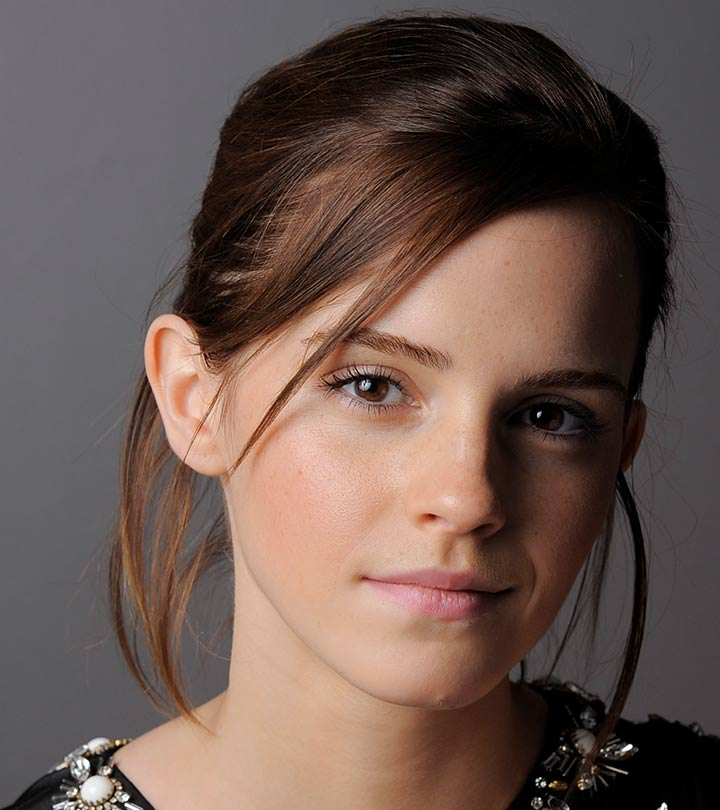
#> input picture images/emma.jpg, 720 x 810 px, found by its file name
$ jupyter execute --allow-errors inclass_2024_07_03.ipynb   (shell and % lines are left out)
#> lines starting #> are read from the running program, lines starting #| are printed output that depends on the picture
  **Intensity Transformations: Introduction**

[cell 1]
# [5 lines of commented-out code are left out]

**Identity Transform**

[cell 2]
# Identity Transfrom - line mapping of one

import cv2 as cv
import numpy as np
import matplotlib.pyplot as plt

transform = np.arange(0, 256).astype('uint8')
fig, ax = plt.subplots()
ax.plot(transform)
ax.set_xlabel(r'Input, $f(\mathbf{x})$')
ax.set_ylabel('Output, $\mathrm{T}[f(\mathbf{x})]$')
ax.set_xlim(0,255)
ax.set_ylim(0,255)
ax.set_aspect('equal')
# plt.savefig('transform.png')
plt.show()
#> figure, not shown here; curve peaks at x = 255, y = 255

path = 'D:\semester 5\EN3160\images\emma.jpg'
img_orig = cv.imread(path, cv.IMREAD_GRAYSCALE)
#> img_orig: shape (810, 720); min 0, max 255, mean 92.3
img_color = cv.imread(path, cv.IMREAD_COLOR)
#> img_color is the input picture: shape (810, 720, 3); mean B, G, R 80.1, 87.4, 106.8
cv.namedWindow("Image", cv.WINDOW_AUTOSIZE)
cv.imshow("Image", img_orig)
cv.waitKey(0)
image_transformed = cv.LUT(img_orig, transform)
cv.imshow("Image", img_color)
cv.waitKey(0)
cv.destroyAllWindows()
cv.waitKey(1)

[cell 3]
import cv2 as cv
import numpy as np
import matplotlib.pyplot as plt

f = cv.imread('D:\semester 5\EN3160\images\emma.jpg', cv.IMREAD_GRAYSCALE)
assert f is not None
t = np.arange(256, dtype=np.uint8)
#g = t[f]
g = cv.LUT(f, t)  #same as above , t is a lookup table

fig, ax = plt.subplots(1, 3, figsize=(10,5))
ax[0].plot(t, 'r', label='Transformation')
ax[1].imshow(f, cmap='gray')
ax[1].set_title('Original')
ax[1].axis('off')
ax[2].imshow(t[f], cmap='gray')
ax[2].set_title('Transformed')
ax[2].axis('off')
plt.show()
#> figure, not shown here; panel 1: curve peaks at x = 255, y = 255

**Negative Transformation**
<br>
g(x) = 255 - f(x)

[cell 4]
import cv2 as cv
import numpy as np
import matplotlib.pyplot as plt

f = cv.imread('D:\semester 5\EN3160\images\emma.jpg', cv.IMREAD_GRAYSCALE)
assert f is not None
t = np.arange(255, -1, -1, dtype=np.uint8)
g = cv.LUT(f, t)

cv.namedWindow('Image', cv.WINDOW_AUTOSIZE)
cv.imshow('Image', f)
cv.waitKey(0)
cv.imshow('Image', g)
cv.waitKey(0)
cv.destroyAllWindows()

[cell 5]
import cv2 as cv
import numpy as np
import matplotlib.pyplot as plt

f = cv.imread('images/Fig0304(a)(breast_digital_Xray).tif', cv.IMREAD_GRAYSCALE)
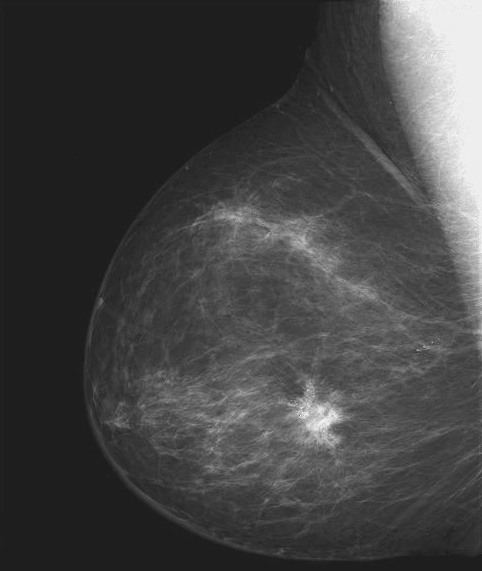
#> input picture images/Fig0304(a)(breast_digital_Xray).tif, 482 x 571 px
#> f is the input picture: shape (571, 482); min 21, max 255, mean 66.7
assert f is not None
t = np.arange(255, -1, -1, dtype=np.uint8)
g = cv.LUT(f, t)
#> g: shape (571, 482)

fig, ax = plt.subplots(1, 2, figsize=(10,5))
ax[0].imshow(f, cmap='gray')
ax[0].set_title('Original')
ax[0].axis('off')
ax[1].imshow(t[f], cmap='gray')
ax[1].set_title('Transformed')
ax[1].axis('off')
plt.show()

**Intensity Windowing**

[cell 6]
import cv2 as cv
import numpy as np
import matplotlib.pyplot as plt

c = np.array([(100,50), (150,200)])

t1 = np.linspace(0, c[0,1], c[0,0] + 1 - 0).astype('uint8')
t2 = np.linspace(c[0,1] + 1, c[1,1], c[1,0] - c[0,0]).astype('uint8')
t3 = np.linspace(c[1,1] + 1, 255, 255-c[1,0]).astype('uint8')

transform = np.concatenate((t1,t2), axis=0).astype('uint8')
transform = np.concatenate((transform, t3), axis=0).astype('uint8')
print(len(transform))

fig, ax = plt.subplots()
ax.plot(transform)
ax.set_xlabel(r'Input, $f(\mathbf{x})$')
ax.set_ylabel('Output, $\mathrm{T}[f(\mathbf{x})]$')
ax.set_xlim(0,255)
ax.set_ylim(0,255)
ax.set_aspect('equal')
plt.show()
#> figure, not shown here; curve peaks at x = 255, y = 255

img_orig = cv.imread('D:\semester 5\EN3160\images\emma.jpg ', cv.IMREAD_GRAYSCALE)
cv.namedWindow("Image", cv.WINDOW_AUTOSIZE)
cv.imshow("Image", img_orig)
cv.waitKey(0)
#> (the rest of this cell did not finish here and is left out)

[cell 7]
# Intensity Windowing

import cv2 as cv
import numpy as np
import matplotlib.pyplot as plt

c = np.array([(100, 50), (200, 150)])

t1 = np.linspace(0, c[0,1], c[0,0] + 1).astype('uint8')
print(len(t1))
t2 = np.linspace(c[0,1] + 1, c[1,1], c[1,0] - c[0,0]).astype('uint8')
print(len(t2))
t3 = np.linspace(c[1,1] + 1, 255, 255 - c[1,0]).astype('uint8')
print(len(t3))

transform = np.concatenate((t1, t2), axis=0).astype('uint8')
transform = np.concatenate((transform, t3), axis=0).astype('uint8')
print(len(transform))

fig, ax = plt.subplots()
ax.plot(transform)
ax.set_xlabel(r'Input, $f(\mathbf{x})$')
ax.set_ylabel('Output, $\mathrm{T}[f(\mathbf{x})]$')
ax.set_xlim(0,255)
ax.set_ylim(0,255)
ax.set_aspect('equal')
# plt.savefig('transform.png')
plt.show()
#> figure, not shown here; curve peaks at x = 255, y = 255


img_orig = cv.imread('D:\semester 5\EN3160\images\emma.jpg', cv.IMREAD_GRAYSCALE)
cv.namedWindow("Image", cv.WINDOW_AUTOSIZE)
cv.imshow("Image", img_orig)
cv.waitKey(0)
image_transformed = cv.LUT(img_orig, transform)
cv.imshow("Image", image_transformed)
cv.waitKey(0)
cv.destroyAllWindows()
cv.waitKey(1)

**Gamma Correction**
<br>
<br>
Values of gamma such that 0 < gamma < 1 map a narrow range of dark pixels to a wider range of dark pixels. (enhance the dark areas of an image)
<br>
gamma = 1 gives the identity transform.
<br>
gamma > 1 enhance the brighter areas

#> (a cell that did not finish here is left out)

**Plots of Gamma**

[cell 9]
import numpy as np
import matplotlib.pyplot as plt

fig, ax = plt.subplots()
gamma = [0.2, 0.5, 1, 2, 5]
for g in gamma:
    table = np.array([(i/255.0)**(g)*255.0 for i in np.arange(0,256)]).astype('uint8')
    ax.plot(table, label=r'$\gamma = {g}$'.format(g=g))
ax.legend(loc='best')
ax.set_xlim(0,255)
ax.set_ylim(0,255)
ax.set_aspect('equal')
ax.set_xlabel(r'Input, $f(\mathbf{x})$')
ax.set_ylabel('Output, $\mathrm{T}[f(\mathbf{x})]$')
plt.savefig('transform.png')
#> figure, not shown here; curve peaks at x = 255, y = 255; curve peaks at x = 255, y = 255; curve peaks at x = 255, y = 255
plt.show()

[cell 10]
#gamma correction

import cv2 as cv
import numpy as np
import matplotlib.pyplot as plt

f = cv.imread('D:\semester 5\EN3160\images\Fig0309(a)(washed_out_aerial_image).tif', cv.IMREAD_GRAYSCALE)
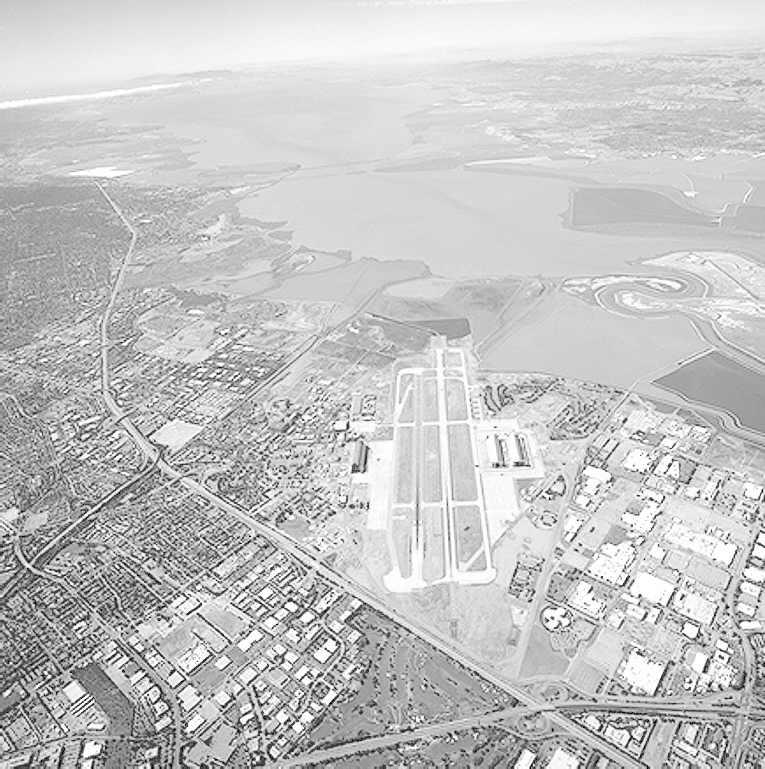
#> input picture images/Fig0309(a)(washed_out_aerial_image).tif, 765 x 769 px, found by its file name
#> f is the input picture: shape (769, 765); min 0, max 255, mean 197.1
assert f is not None

gamma = 5
t = np.array([(i/255.0)**gamma*255 for i in range(256)], dtype=np.uint8)
g = cv.LUT(f,t)
#> g: shape (769, 765)

fig, ax = plt.subplots(1, 2, figsize=(10,5))
ax[0].imshow(f, cmap='gray')
ax[0].set_title('Original')
ax[0].axis('off')
ax[1].imshow(g, cmap='gray')
#Set title with gamma value

ax[1].set_title('Transformed with $\gamma = {0} $'.format(gamma))
ax[1].axis('off')
plt.show()

[cell 11]
# Gamma Correction

import cv2 as cv
import matplotlib.pyplot as plt
import numpy as np

gamma = 5
table = np.array([(i/255.0)**(gamma)*255.0 for i in np.arange(0,256)]).astype('uint8')

fig, ax = plt.subplots()
ax.plot(table)
ax.set_xlabel(r'Input, $f(\mathbf{x})$')
ax.set_ylabel('Output, $\mathrm{T}[f(\mathbf{x})]$')
ax.set_xlim(0,255)
ax.set_ylim(0,255)
ax.set_aspect('equal')
# plt.savefig('transform.png')
plt.show()
#> figure, not shown here; curve peaks at x = 255, y = 255

img_orig = cv.imread('D:\semester 5\EN3160\images\Fig0309(a)(washed_out_aerial_image).tif', cv.IMREAD_COLOR)

cv.namedWindow("Image", cv.WINDOW_AUTOSIZE)
cv.imshow("Image", img_orig)
cv.waitKey(0)

img_gamma = cv.LUT(img_orig, table)
cv.namedWindow("Gamma Corrected", cv.WINDOW_AUTOSIZE)
cv.imshow("Gamma Corrected", img_gamma)

cv.waitKey(0)
cv.destroyAllWindows()
cv.waitKey(1)

**Histograms**
<br>
<br>
1. We can represent the intensity distribution over the range of intensities [0, 255], using a histogram.
<br>
2. If *h* is the histogram of a particular image, *h*(r<sub>k</sub>) gives us how many pixels have the intensity *r*<sub>k</sub>.
<br>
3. The histogram of a digital image with gray values in the range [0,L-1] is a discrete function h(r<sub>k</sub>) = n<sub>k</sub> where r<sub>k</sub> is the kth gray level and n<sub>k</sub> is the number of pixels having gray level *r*<sub>k</sub>.
<br>
4. We can normalize the histogram by dividing by the total number of pixels n. Then we have an estimate of the probability of occurrence of level r<sub>k</sub> , i.e. , *p*(r<sub>k</sub>) = *n*<sub>k</sub>/n.
<br>
5. The histogram that we described above had *L* bins. we can construct a coarser histogram by selecting a smaller number of bins than *L*. Then several adjacent values of *k* will be counted for a bin.

**Image Properties though the Histogram**
<br>
<br>
1. If the image is dark, histogram will have many values in the left region, that correspond to dark pixels.
<br>
2. If the image is bright, histogram will have many values in the right region, that correspond to bright pixels.
<br>
3. If a significant number of pixels are dark and a signifiacant number of pixels are bright, the histogram will have two modes, one in the left region and the other in the right region.
<br>
4. A flat histogram signifies that the image has a uniform distribution of all intensities. Then, the contrast is high, and image will look vibrant.

**Histogram of a Grayscale Image**

[cell 12]
# Histogram of a Grayscale Image
import cv2 as cv
import numpy as np
import matplotlib.pyplot as plt

img = cv.imread('D:\semester 5\EN3160\images\girl.jpg', cv.IMREAD_GRAYSCALE)
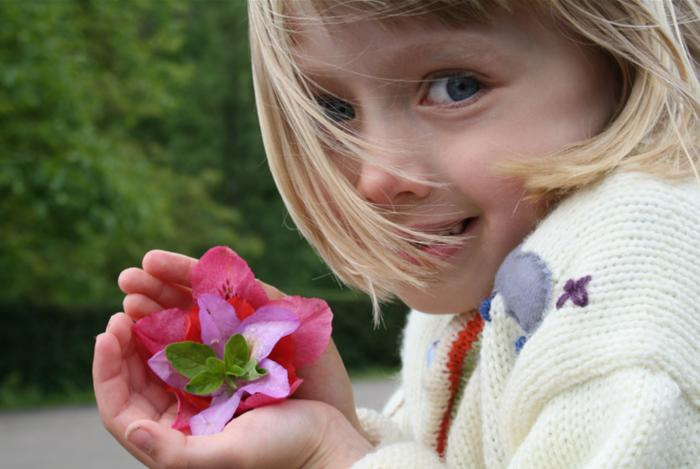
#> input picture images/girl.jpg, 700 x 469 px, found by its file name
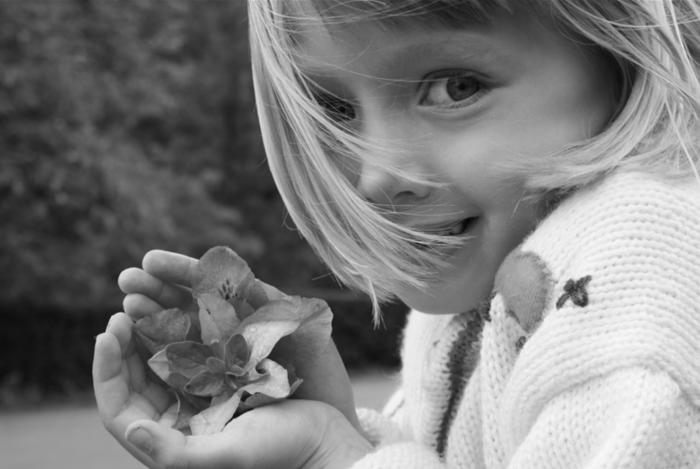
#> img: shape (469, 700); min 2, max 251, mean 125.8
hist = cv.calcHist([img], [0], None, [256], [0,256])
#> hist = 256 values, max 2656 at index 69, min 0 at index 0, mean 1282.4
plt.plot(hist)
plt.xlim([0,256])
plt.show()
#> figure, not shown here; curve peaks at x = 69, y = 2656

**Histogram of a colour Image**

[cell 13]
# Histogram of a Color Image
import cv2 as cv
import numpy as np
import matplotlib.pyplot as plt

img = cv.imread('D:\semester 5\EN3160\images\girl.jpg', cv.IMREAD_COLOR)
#> img is the input picture: shape (469, 700, 3); mean B, G, R 108.3, 123.9, 136.1
color = ('b', 'g', 'r')
for i, c in enumerate(color):
    hist = cv.calcHist([img], [i], None, [256], [0,256])
    plt.plot(hist, color = c)
    plt.xlim([0,256])
plt.show()
#> figure, not shown here; curve peaks at x = 36, y = 3453; curve peaks at x = 83, y = 2760; curve peaks at x = 230, y = 2658

**Gamma and Histograms**

[cell 14]
# Gamma and Histograms

import cv2 as cv
import matplotlib.pyplot as plt
import numpy as np

img_orig = cv.imread('D:\semester 5\EN3160\images\girl.jpg', cv.IMREAD_COLOR)

gamma = 2
table = np.array([(i/255.0)**(1/gamma)*255.0 for i in np.arange(0,256)]).astype('uint8')
img_gamma = cv.LUT(img_orig, table)
#> img_gamma: shape (469, 700, 3)

img_orig = cv.cvtColor(img_orig, cv.COLOR_BGR2RGB)
#> img_orig: shape (469, 700, 3)
img_gamma = cv.cvtColor(img_gamma, cv.COLOR_BGR2RGB)

f, axarr = plt.subplots(3,2)
axarr[0,0].imshow(img_orig)
axarr[0,1].imshow(img_gamma)

color = ('b', 'g', 'r')
for i, c in enumerate(color):
    hist_orig = cv.calcHist([img_orig], [i], None, [256], [0,256])
    axarr[1,0].plot(hist_orig, color = c)
    hist_gamma = cv.calcHist([img_gamma], [i], None, [256], [0,256])
    axarr[1,1].plot(hist_gamma, color = c)

axarr[2,0].plot(table)
axarr[2,0].set_xlim(0,255)
axarr[2,0].set_ylim(0,255)
axarr[2,0].set_aspect('equal')
#> figure, not shown here; panel 3: curve peaks at x = 230, y = 2658; panel 3: curve peaks at x = 83, y = 2760; panel 3: curve peaks at x = 36, y = 3453; panel 4: curve peaks at x = 241, y = 5087

**Histogram Equalization Using OpenCV**

[cell 15]
import cv2 as cv
import numpy as np
import matplotlib.pyplot as plt

f = cv.imread('D:\semester 5\EN3160\images\shells.tif', cv.IMREAD_GRAYSCALE)
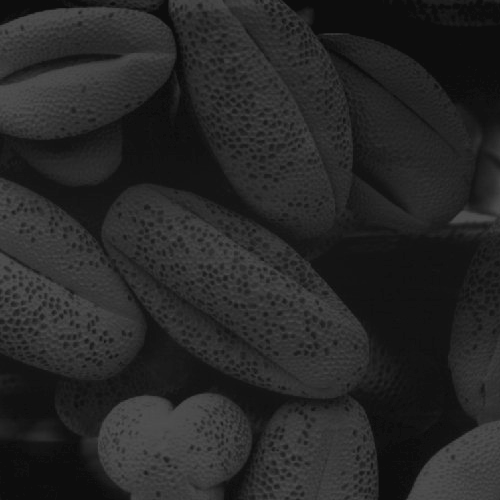
#> input picture images/shells.tif, 500 x 500 px, found by its file name
#> f is the input picture: shape (500, 500); min 13, max 83, mean 38.7
assert f is not None

g = cv.equalizeHist(f)
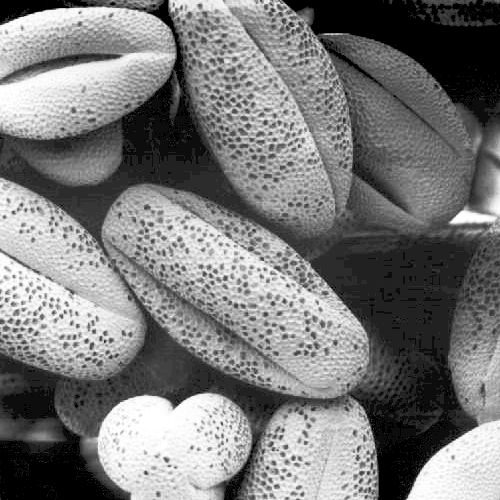
#> g: shape (500, 500); min 0, max 255, mean 121.5

fig, ax = plt.subplots(1, 2, figsize=(10,5))
ax[0].imshow(f, cmap='gray', vmin=0, vmax=255)
ax[0].set_title('Original')
ax[0].axis('off')
ax[1].imshow(g, cmap='gray', vmin=0, vmax=255)
ax[1].set_title('Equalized')
ax[1].axis('off')
#> Out = (-0.5, 499.5, 499.5, -0.5)

[cell 16]
import cv2 as cv
import numpy as np
import matplotlib.pyplot as plt

f = cv.imread('D:\semester 5\EN3160\images\shells.tif', cv.IMREAD_GRAYSCALE)
assert f is not None

#g = cv.equalizeHist(f)
#Handwritten version of equalizeHist function

M, N = f.shape
#> M = 500; N = 500

h = cv.calcHist([f], [0], None, [256], [0,256])
#> h = 256 values, max 17718 at index 13, min 0 at index 0, mean 976.6
cdf = np.cumsum(h)
#> cdf = 256 values from 0 to 250000
L = 256
t = np.uint8((L-1)*cdf / (M*N))
#> t = 256 values from 0 to 255
g = t[f]


fig, ax = plt.subplots(1, 2, figsize=(10,5))
ax[0].imshow(f, cmap='gray', vmin=0, vmax=255)
ax[0].set_title('Original')
ax[0].axis('off')
ax[1].imshow(g, cmap='gray', vmin=0, vmax=255)
ax[1].set_title('Equalized')
ax[1].axis('off')
#> Out = (-0.5, 499.5, 499.5, -0.5)

[cell 17]
# Histogram Equalization
import cv2 as cv
import numpy as np
from matplotlib import pyplot as plt
img = cv.imread('D:\semester 5\EN3160\images\shells.tif',cv.IMREAD_GRAYSCALE)

hist,bins = np.histogram(img.ravel(),256,[0,256])
#> hist has the same summary as h; bins = 257 values from 0 to 256
cdf = hist.cumsum()
cdf_normalized = cdf * hist.max()/ cdf.max()
#> cdf_normalized = 256 values from 0 to 17718
plt.plot(cdf_normalized, color = 'b')
plt.hist(img.flatten(),256,[0,256], color = 'r')
plt.xlim([0,256])
plt.legend(('cdf','histogram'), loc = 'upper left')
plt.title('Histogram of the Original Image')
plt.show()
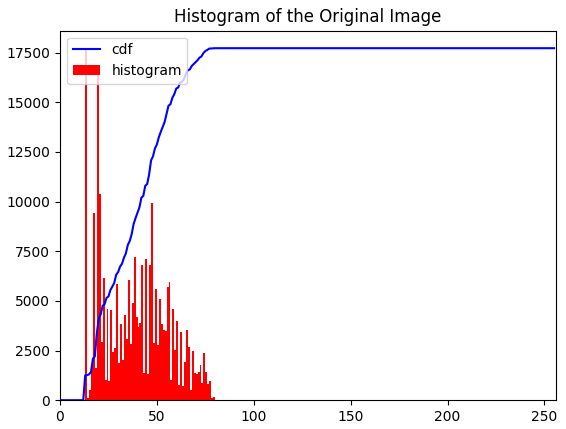
#> figure drawn by matplotlib, 1 panel; tallest bar 17718 high, from x = 13 to 14; curve peaks at x = 83, y = 17718

equ = cv.equalizeHist(img)

hist,bins = np.histogram(equ.ravel(),256,[0,256])
#> hist = 256 values, max 17814 at index 0, min 0 at index 2, mean 976.6
cdf = hist.cumsum()
#> cdf = 256 values from 17814 to 250000
cdf_normalized = cdf * hist.max()/ cdf.max()
#> cdf_normalized = 256 values from 1269.4 to 17814
plt.plot(cdf_normalized, color = 'b')
plt.hist(equ.flatten(),256,[0,256], color = 'r')
plt.xlim([0,256])
plt.legend(('cdf','histogram'), loc = 'upper left')
plt.title('Histogram of the Equalized Image')
plt.show()
#> figure, not shown here; tallest bar 17814 high, from x = 0 to 1; curve peaks at x = 255, y = 17814

res = np.hstack((img,equ)) #stacking images side-by-side
plt.axis('off')
plt.imshow(res, cmap='gray')

**Spatial Filtering**
<br>
<br>
* We use spatial filtering to enhance images.
<br>
* We can use the same technique to locate objects in images, called template matching, we would be able to process images using filters, as done in popular image processing software such as photoshop.
<br>
* Intensity transformations affect the brightness (intensity level) of an image. The resulting value of a pixel after an intensity operation is just dependent on the original value of the same pixel.
* In contrast , the resulting value of a pixel after a spatial filtering operation depends on the neighborhood of the pixel in question. So the space around the pixel in question matters, hence , the name spatial filtering.
* In linear spatial filtering we use the 2-D convolution operation.

**Averaging Using cv.filter2D**

[cell 18]
#Average filtering

import cv2 as cv
import numpy as np
from matplotlib import pyplot as pyplot

im = cv.imread('D:\semester 5\EN3160\images\sigiriya.jpg', cv.IMREAD_REDUCED_GRAYSCALE_2)
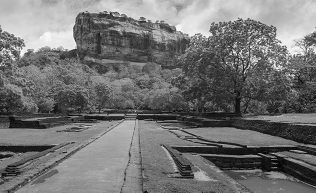
#> input picture images/sigiriya.jpg, 316 x 193 px, found by its file name
#> im is the input picture: shape (193, 316); min 2, max 254, mean 114.9
assert im is not None

k_s = 7
kernal = np.ones((k_s,k_s),np.float32)/(k_s*k_s)
imavg = cv.filter2D(im, cv.CV_32F, kernal)

fig, axes = plt.subplots(1,2, sharex='all', sharey='all', figsize=(18,9))
axes[0].imshow(im, cmap='gray', vmin=0, vmax=255)
axes[0].set_title('Original')
axes[0].axis('off')
axes[1].imshow(imavg, cmap='gray', vmin=0, vmax=255)
axes[1].set_title('Averaging')
axes[1].axis('off')
plt.show()

**Sobel Filtering Using cv.filter2D**

[cell 19]
import cv2 as cv
import numpy as np
from matplotlib import pyplot as plt

im = cv.imread('D:\semester 5\EN3160\images\sigiriya.jpg', cv.IMREAD_REDUCED_GRAYSCALE_2)
assert im is not None

sobel_x = np.array([[-1, -2, -1], [0, 0, 0], [1, 2, 1]])
sobel_y = np.array([[-1, 0, 1], [-2, 0, 2], [-1, 0, 1]])

im_x = cv.filter2D(im, cv.CV_32F, sobel_x)
im_y = cv.filter2D(im, cv.CV_32F, sobel_y)
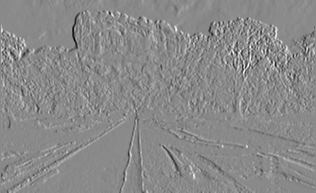
#> im_y: shape (193, 316) float32; min -706, max 599, mean -0.1; drawn with min black and max white

#CV_32F output to be 32 bit floating point numbers

fig, ax = plt.subplots(1,3, figsize=(18,9))
ax[0].imshow(im, cmap='gray', vmin=0, vmax=255)
ax[0].set_title('Original')
ax[0].axis('off')
ax[1].imshow(im_x+125, cmap='gray', vmin=0, vmax=255)
ax[1].set_title('Sobel X')
ax[1].axis('off')
#ax[0].set_xticks([]), ax[0].set_yticks([])
ax[2].imshow(im_y+125, cmap='gray', vmin=0, vmax=255)
ax[2].set_title('Sobel Y')
ax[2].axis('off')
#> Out = (-0.5, 315.5, 192.5, -0.5)
#ax[1].set_xticks([]), ax[1].set_yticks([])

#display part - research more

[cell 20]
import cv2 as cv
import numpy as np
import matplotlib.pyplot as plt

im = cv.imread('D:\semester 5\EN3160\images\sigiriya.jpg', cv.IMREAD_REDUCED_GRAYSCALE_2)
assert im is not None

# Sobel kernels for edge detection
sobel_x = np.array([[-1, -2, -1], [0, 0, 0], [1, 2, 1]])
sobel_y = np.array([[-1, 0, 1], [-2, 0, 2], [-1, 0, 1]])

# Apply Sobel filters
im_x = cv.filter2D(im, cv.CV_32F, sobel_x)
im_y = cv.filter2D(im, cv.CV_32F, sobel_y)

# Normalize the filtered images for display
im_x_norm = cv.normalize(im_x, None, 0, 255, cv.NORM_MINMAX, cv.CV_8U)
im_y_norm = cv.normalize(im_y, None, 0, 255, cv.NORM_MINMAX, cv.CV_8U)

# Plotting
fig, ax = plt.subplots(1, 3, figsize=(18, 9))
ax[0].imshow(im, cmap='gray')
ax[0].set_title('Original')
ax[0].axis('off')
ax[1].imshow(im_x_norm, cmap='gray')
ax[1].set_title('Sobel X')
ax[1].axis('off')
ax[2].imshow(im_y_norm, cmap='gray')
ax[2].set_title('Sobel Y')
ax[2].axis('off')
plt.show()

**Border Effect**

[cell 21]
# Border Effect
import cv2 as cv
import matplotlib.pyplot as plt
img = cv.imread('D:\semester 5\EN3160\images\emma.jpg', cv.IMREAD_REDUCED_GRAYSCALE_8)
#> img: shape (102, 90); min 0, max 242, mean 92.4

sigma = 1
kernel = cv.getGaussianKernel(11, sigma)
b = 11
dst = cv.copyMakeBorder(img, top = b, bottom = b, left = b, right = b, borderType=cv.BORDER_REPLICATE)

result = cv.sepFilter2D(dst, -1, kernel, kernel, anchor=(-1,-1), delta=0, borderType=cv.BORDER_REPLICATE)
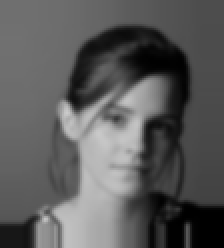
#> result: shape (124, 112) (shown 2 times larger); min 0, max 203, mean 90.3
print(img.shape)
#| (102, 90)
print(dst.shape)
#| (124, 112)
print(result.shape)
#| (124, 112)

fig, axes  = plt.subplots(1,2, sharex='all', sharey='all', figsize=(18,18))
axes[0].imshow(img, cmap='gray')
axes[0].set_title('Original')
axes[0].set_xticks([]), axes[0].set_yticks([])
axes[1].imshow(dst, cmap='gray')
axes[1].set_title('Bprder Added')
axes[1].set_xticks([]), axes[1].set_yticks([])
plt.show()
